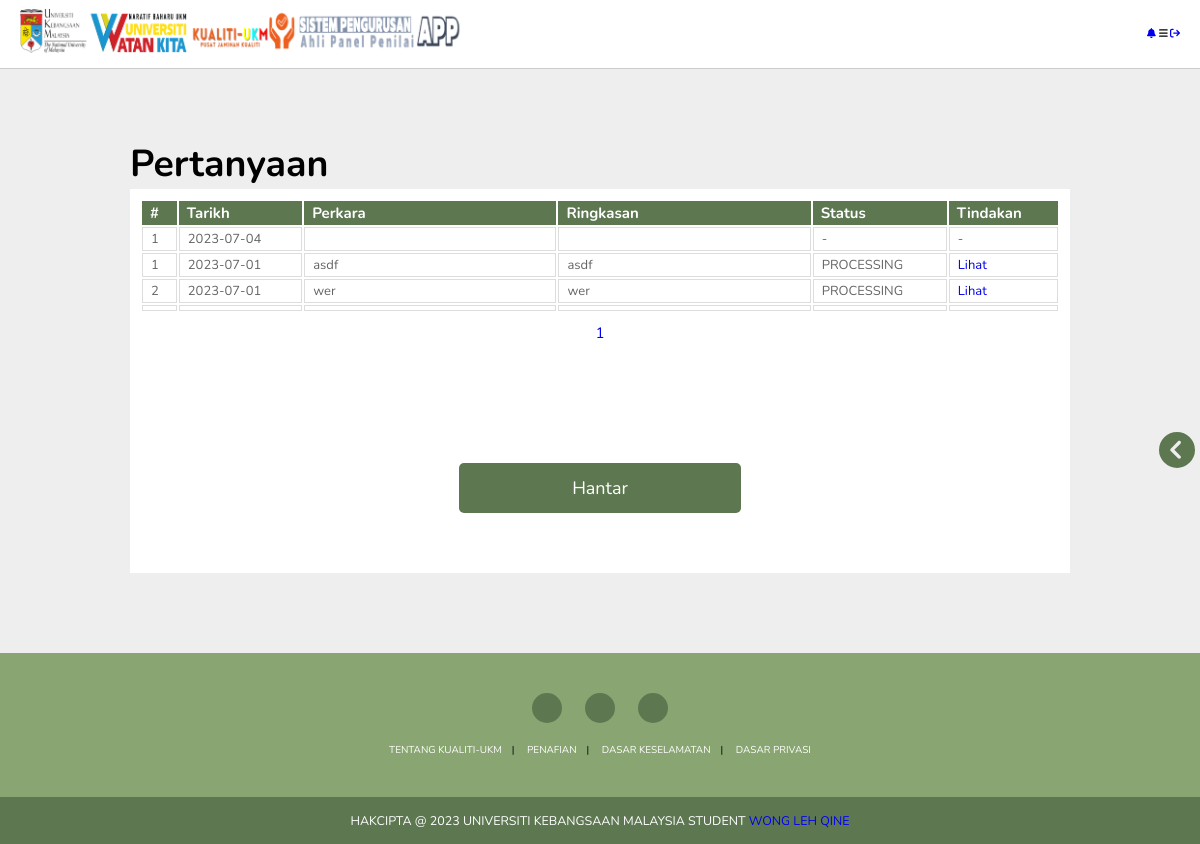
/pages/pertanyaan.php (signed in), run on the app's committed database.
### tables this page shows
CREATE TABLE `pertanyaan` (
  `PERTANYAAN_ID` int(11) NOT NULL,
  `TARIKH` varchar(255) DEFAULT NULL,
  `PERKARA` varchar(255) DEFAULT NULL,
  `RINGKASAN` varchar(255) DEFAULT NULL,
  `PERTANYAAN_STATUS` varchar(255) DEFAULT NULL,
  `TINDAKAN` varchar(255) DEFAULT NULL,
  `JENIS` varchar(30) DEFAULT NULL,
  `ID` int(11) DEFAULT NULL
);

### pages/pertanyaan.php (the view, shortened to what this page needs)
<?php
include("../php/db.php");
if (!isset ($_GET['page']) ) {
    $page = 1;
} else {
    $page = $_GET['page'];
}
$id = $_SESSION["id"];
$results_per_page = 10;
$list_of_pertanyaan = array();
$today_date = date("Y-m-d");
if ($stmt = $con->prepare("SELECT `PERTANYAAN_ID`, `TARIKH`, `PERKARA`, `RINGKASAN`, `PERTANYAAN_STATUS`, `TINDAKAN`  FROM `pertanyaan` WHERE `ID` = '$id' AND `JENIS` = 'app' ORDER BY `TARIKH` DESC")) {
   $stmt->execute();
   mysqli_stmt_bind_result($stmt, $pertanyaan_id, $tarikh, $perkara, $ringkasan, $pertanyaan_status, $tindakan);
   while (mysqli_stmt_fetch($stmt)) {
      array_push($list_of_pertanyaan, array($pertanyaan_id, $tarikh, $perkara, $ringkasan, $pertanyaan_status, $tindakan));
   }
   $number_of_result = count($list_of_pertanyaan);
} else {
   echo 'Could not prepare statement!';
}
$number_of_page = ceil ($number_of_result / $results_per_page);
$page_first_result = ($page-1) * $results_per_page;
$list_of_pertanyaan = array();
if ($stmt = $con->prepare("SELECT `PERTANYAAN_ID`, `TARIKH`, `PERKARA`, `RINGKASAN`, `PERTANYAAN_STATUS`, `TINDAKAN`  FROM `pertanyaan` WHERE `ID` = '$id' AND `JENIS` = 'app'  ORDER BY `TARIKH` DESC LIMIT $page_first_result, $results_per_page")) {
   $stmt->execute();
   mysqli_stmt_bind_result($stmt, $pertanyaan_id, $tarikh, $perkara, $ringkasan, $pertanyaan_status, $tindakan);
   while (mysqli_stmt_fetch($stmt)) {
      array_push($list_of_pertanyaan, array($pertanyaan_id, $tarikh, $perkara, $ringkasan, $pertanyaan_status, $tindakan));
   }
} else {
   echo 'Could not prepare statement!';
}
?>
<!DOCTYPE html>
<html lang="en">
<head>
   <link rel="stylesheet" href="https://cdnjs.cloudflare.com/ajax/libs/font-awesome/6.1.2/css/all.min.css">
   <link rel="stylesheet" href="../style/stylepertanyaan.css">
</head>
<body>
         <?php
          include("../components/navbar_app.php");
          include("../components/pengumuman.php");
        ?>
   <div class="main-body title-font">
      <h2>Pertanyaan</h2>
      <div class="pertanyaan-list">
         <form style="padding-bottom: 30px;"  action="<?php echo htmlspecialchars($_SERVER["PHP_SELF"]); ?>" method="post" autocomplete="off" class="sign-in-form">
            <table class="table" style="width: 100%; ">
                  <tr>
                     <th>#</th>
                     <th>Tarikh</th>
                     <th>Perkara</th>
                     <th>Ringkasan</th>
                     <th>Status</th>
                     <th>Tindakan</th>
                  </tr>
                  <tr>
                  <td>1</td>
                  <td><?php echo $today_date;?></td>
                  <td><input type="text" name="perkara" id="perkara" style="width: 100%"></td>
                  <td><input type="text" name="ringkasan" id="ringkasan" style="width: 100%"></td>
                  <td>-</td>
                  <td>-</td>
               </tr>
               <?php
               $arrlength = count($list_of_pertanyaan);
               for($x = 0; $x < $arrlength; $x++) {
                  echo '<tr>';
                  echo '<td>',$x+1,'</td>';
                  for($y = 1; $y < 5; $y++) {
                     echo '<td>', $list_of_pertanyaan[$x][$y], '</td>';
                  }
                  echo '<td> <a href="./pertanyaan_app_detail.php?pertanyaan_id='.$list_of_pertanyaan[$x][0].'">Lihat</a></td>';
                  echo '</tr>';
               }
               ?>
               <tr>
                  <td></td>
                  <td></td>
                  <td></td>
                  <td></td>
                  <td></td>
                  <td></td>
               </tr>
            </table>
            <div style="text-align: center; width: 100%; font-size: 1.5rem;">
               <?php for($page = 1; $page<= $number_of_page; $page++) {
                  echo '<a href = "./pertanyaan.php?page=' . $page . '">' . $page . ' </a>';
               }?>
         </div>
            <input type="submit" name="submit" id="submit" style="background-color: #5d7851; margin: 120px 0 30px 0; width: 30%; height: 50px; color: white; border-radius: 5px; margin-left: auto; margin-right: auto; display: block; font-size: 1.8rem;" value="Hantar">
         </form>
      </div>
   </div>
   <?php
          include("../components/footer.php");
        ?>
</body>
</html>

### style/stylepertanyaan.css (style rules this page uses)
:root { --main-color:#8e44ad; --red:#e74c3c; --orange:#f39c12; --light-color:#888; --light-bg:#eee; --black:#2c3e50; --white:#fff; --border:.1rem solid rgba(0,0,0,.2); }
* { font-family: 'Nunito', sans-serif; margin:0; padding:0; box-sizing: border-box; outline: none; border:none; text-decoration: none; }
.title-font { font-size: 2.5rem; }
html { font-size: 62.5%; height: 100%; overflow-x: hidden; }
body { overflow-x: hidden; height: 100%; background-color: var(--light-bg); padding-left: 30rem; }
.table th { background-color: #5d7851; color: white; }
.table td { border: 1px solid #ddd; }
.main-body { width: 80%; padding: 1rem; display: block; margin-left: auto; margin-right: auto; }
.pertanyaan-list { display: block; align-items: center; background-color: #fff; justify-content: space-between; }
table { width: 90%; background: #fff; padding: 1rem; text-align: left; border-radius: 10px; }
table td,th { padding: 0.2rem 0.8rem; }
table th { font-size: 15px; }
table td { font-size: 13px; color: rgb(100,100,100); }
@media (max-width:1200px) { body { padding-left: 0; } }

### data on the page
pertanyaan: TARIKH "2023-07-01", PERKARA "asdf", RINGKASAN "asdf", PERTANYAAN_STATUS "PROCESSING"
pertanyaan: TARIKH "2023-07-01", PERKARA "wer", RINGKASAN "wer", PERTANYAAN_STATUS "PROCESSING"
